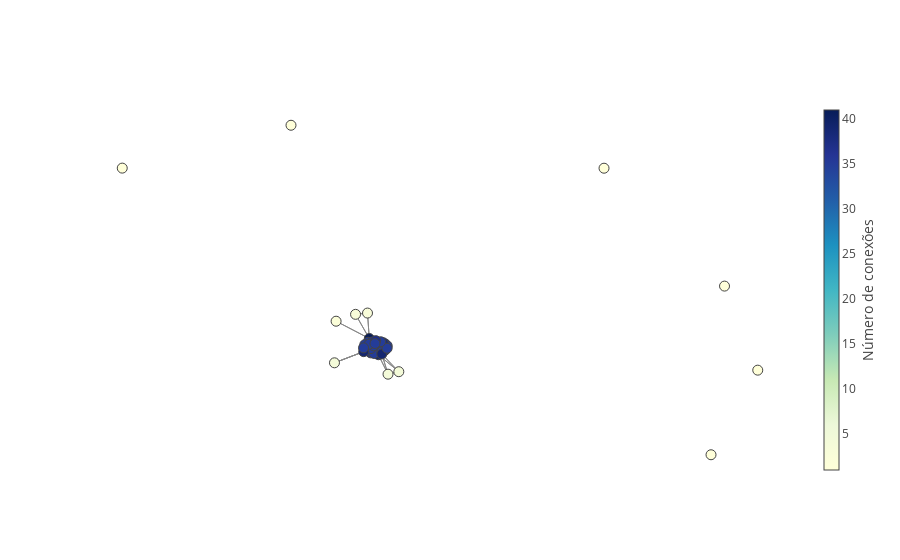

The notebook cell this image was saved under:
### Code cell
result = informations_by_id(55)

### Figure 1 — Plotly figure (JSON) as saved in the notebook; plotly's stock layout.template omitted (floating-point values rounded to 4 significant figures; data arrays with more than 128 entries replaced by an {"elided": "..."} marker saying what was removed)
{"data": [{"line": {"color": "#888", "width": 1}, "mode": "lines", "text": [], "type": "scatter", "uid": "2a9ecf", "x": {"elided": "3849 float values"}, "y": {"elided": "3849 float values"}}, {"hoverinfo": "text", "marker": {"cauto": true, "cmax": 41, "cmin": 1, "color": [35, 37, 1, 35, 35, 39, 41, 35, 35, 35, 35, 36, 35, 35, 3, 35, 35, 35, 3, 37, 2, 35, 4, 36, 1, 36, 1, 38, 35, 35, 1, 37, 35, 4, 4, 1, 39, 35, 35, 35, 35, 1, 39, 35, 37, 35, 35], "colorbar": {"thickness": 15, "title": "Número de conexões", "titleside": "right", "xanchor": "left"}, "colorscale": "YlGnBu", "line": {"width": 1}, "reversescale": true, "showscale": true, "size": 10}, "mode": "markers", "text": ["REGINALDO LOPES<br># de conexões: 35.0<br>Intermediação: 0.0", "PASTOR EURICO<br># de conexões: 37.0<br>Intermediação: 0.0", "MOEMA GRAMACHO<br># de conexões: 1.0<br>Intermediação: 0.0", "EVANDRO GUSSI<br># de conexões: 35.0<br>Intermediação: 0.0", "ARNALDO FARIA DE SÁ<br># de conexões: 35.0<br>Intermediação: 0.0", "MARCOS ROGÉRIO<br># de conexões: 39.0<br>Intermediação: 0.0357487922705", "FLAVINHO<br># de conexões: 41.0<br>Intermediação: 0.109178743961", "COVATTI FILHO<br># de conexões: 35.0<br>Intermediação: 0.0", "CRISTIANE BRASIL<br># de conexões: 35.0<br>Intermediação: 0.0", "ALCEU MOREIRA<br># de conexões: 35.0<br>Intermediação: 0.0", "TADEU ALENCAR<br># de conexões: 35.0<br>Intermediação: 0.0", "RODRIGO PACHECO<br># de conexões: 36.0<br>Intermediação: 0.0", "PEDRO UCZAI<br># de conexões: 35.0<br>Intermediação: 0.0", "ESPERIDIÃO AMIN<br># de conexões: 35.0<br>Intermediação: 0.0", "DÂMINA PEREIRA<br># de conexões: 3.0<br>Intermediação: 0.0", "DR. JOÃO<br># de conexões: 35.0<br>Intermediação: 0.0", "EDUARDO CUNHA<br># de conexões: 35.0<br>Intermediação: 0.0", "LUIZ COUTO<br># de conexões: 35.0<br>Intermediação: 0.0", "GORETE PEREIRA<br># de conexões: 3.0<br>Intermediação: 0.0", "ERIKA KOKAY<br># de conexões: 37.0<br>Intermediação: 0.0", "FLÁVIA MORAIS<br># de conexões: 2.0<br>Intermediação: 0.0", "BACELAR<br># de conexões: 35.0<br>Intermediação: 0.0", "DIEGO GARCIA<br># de conexões: 4.0<br>Intermediação: 0.0", "RONALDO FONSECA<br># de conexões: 36.0<br>Intermediação: 0.0", "DARCÍSIO PERONDI<br># de conexões: 1.0<br>Intermediação: 0.0", "PR. MARCO FELICIANO<br># de conexões: 36.0<br>Intermediação: 0.0", "ANDERSON FERREIRA<br># de conexões: 1.0<br>Intermediação: 0.0", "RUBENS PEREIRA JÚNIOR<br># de conexões: 38.0<br>Intermediação: 0.0", "CAPITÃO AUGUSTO<br># de conexões: 35.0<br>Intermediação: 0.0", "DÉCIO LIMA<br># de conexões: 35.0<br>Intermediação: 0.0", "GILBERTO NASCIMENTO<br># de conexões: 1.0<br>Intermediação: 0.0", "LUCIANO DUCCI<br># de conexões: 37.0<br>Intermediação: 0.0", "IVAN VALENTE<br># de conexões: 35.0<br>Intermediação: 0.0", "SÓSTENES CAVALCANTE<br># de conexões: 4.0<br>Intermediação: 0.0", "GLAUBER BRAGA<br># de conexões: 4.0<br>Intermediação: 0.0", "TAKAYAMA<br># de conexões: 1.0<br>Intermediação: 0.0", "JOÃO CAMPOS<br># de conexões: 39.0<br>Intermediação: 0.0357487922705", "RODRIGO MAIA<br># de conexões: 35.0<br>Intermediação: 0.0", "CHICO ALENCAR<br># de conexões: 35.0<br>Intermediação: 0.0", "MARIA DO ROSÁRIO<br># de conexões: 35.0<br>Intermediação: 0.0", "BRUNO COVAS<br># de conexões: 35.0<br>Intermediação: 0.0", "RÔMULO GOUVEIA<br># de conexões: 1.0<br>Intermediação: 0.0", "GIVALDO CARIMBÃO<br># de conexões: 39.0<br>Intermediação: 0.0376811594203", "PADRE JOÃO<br># de conexões: 35.0<br>Intermediação: 0.0", "JANDIRA FEGHALI<br># de conexões: 37.0<br>Intermediação: 0.0", "LEONARDO PICCIANI<br># de conexões: 35.0<br>Intermediação: 0.0", "EDMILSON RODRIGUES<br># de conexões: 35.0<br>Intermediação: 0.0"], "type": "scatter", "uid": "18d6be", "x": [-0.02435, -0.0587, -0.2831, -0.04175, -0.06755, -0.04344, -0.06839, -0.03186, -0.04011, -0.03072, -0.07153, -0.06066, -0.07596, -0.01921, -0.106, -0.07705, -0.0644, -0.08075, -0.07324, -0.04551, -0.1594, -0.05169, -0.017, -0.0425, 0.5754, -0.0703, 0.9059, -0.0303, -0.04812, -0.05527, 0.8689, -0.02538, -0.03389, -0.1639, 0.0126, -0.7459, -0.03402, -0.01947, -0.06373, -0.05696, -0.06882, 0.997, -0.08372, -0.03736, -0.05082, -0.08414, -0.05283], "y": [-0.03932, -0.073, 1, -0.05491, -0.04985, -0.09003, -0.01293, -0.04708, -0.06682, -0.05836, -0.03071, -0.02994, -0.06397, -0.0479, 0.1017, -0.05144, -0.08126, -0.04213, 0.1078, -0.03018, 0.06911, -0.05902, -0.1825, -0.04427, 0.7959, -0.07265, 0.2359, -0.03279, -0.07343, -0.08397, -0.5653, -0.06924, -0.07517, -0.1284, -0.1708, 0.7964, -0.08678, -0.05935, -0.06081, -0.04764, -0.04015, -0.1634, -0.07543, -0.02843, -0.02312, -0.0575, -0.03691]}], "layout": {"autosize": true, "hovermode": "closest", "showlegend": false, "titlefont": {"size": 16}, "xaxis": {"autorange": true, "range": [-0.8623, 1.113], "showgrid": false, "showticklabels": false, "type": "linear", "zeroline": false}, "yaxis": {"autorange": true, "range": [-0.6994, 1.134], "showgrid": false, "showticklabels": false, "type": "linear", "zeroline": false}}}
